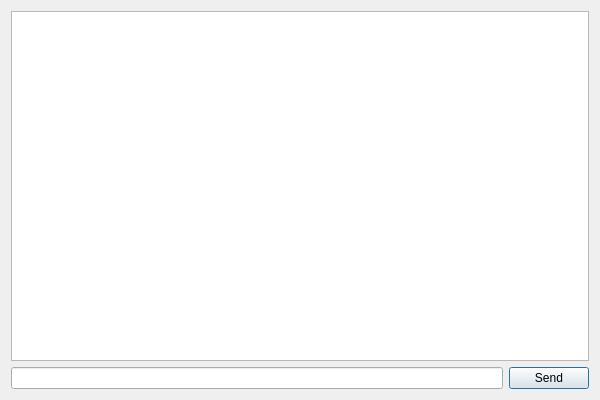
<?xml version="1.0" encoding="UTF-8"?>
<ui version="4.0">
 <class>CMDDialog</class>
 <widget class="QDialog" name="CMDDialog">
  <property name="geometry">
   <rect>
    <x>0</x>
    <y>0</y>
    <width>600</width>
    <height>400</height>
   </rect>
  </property>
  <property name="minimumSize">
   <size>
    <width>600</width>
    <height>400</height>
   </size>
  </property>
  <property name="windowTitle">
   <string>Dialog</string>
  </property>
  <layout class="QGridLayout" name="gridLayout">
   <item row="0" column="0" colspan="2">
    <widget class="QTextBrowser" name="cmdText">
     <property name="cursor" stdset="0">
      <cursorShape>IBeamCursor</cursorShape>
     </property>
     <property name="readOnly">
      <bool>false</bool>
     </property>
    </widget>
   </item>
   <item row="1" column="0">
    <widget class="QLineEdit" name="cmdEdit"/>
   </item>
   <item row="1" column="1">
    <widget class="QPushButton" name="sendcmd">
     <property name="text">
      <string>Send</string>
     </property>
    </widget>
   </item>
  </layout>
 </widget>
 <resources/>
 <connections/>
</ui>
